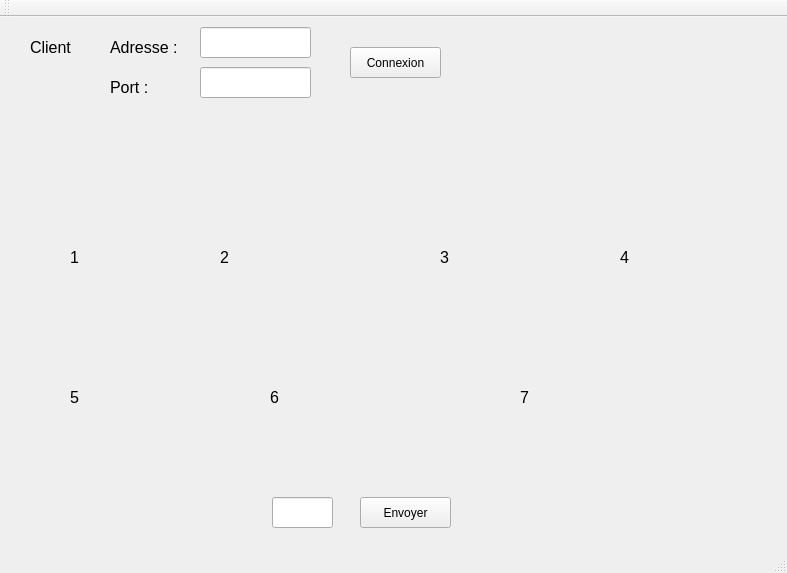
<?xml version="1.0" encoding="UTF-8"?>
<ui version="4.0">
 <class>MainWindow</class>
 <widget class="QMainWindow" name="MainWindow">
  <property name="geometry">
   <rect>
    <x>0</x>
    <y>0</y>
    <width>787</width>
    <height>573</height>
   </rect>
  </property>
  <property name="windowTitle">
   <string>MainWindow</string>
  </property>
  <widget class="QWidget" name="centralWidget">
   <widget class="QPushButton" name="pbConnexion">
    <property name="geometry">
     <rect>
      <x>350</x>
      <y>30</y>
      <width>91</width>
      <height>31</height>
     </rect>
    </property>
    <property name="text">
     <string>Connexion</string>
    </property>
   </widget>
   <widget class="QLineEdit" name="textPort">
    <property name="geometry">
     <rect>
      <x>200</x>
      <y>50</y>
      <width>111</width>
      <height>31</height>
     </rect>
    </property>
   </widget>
   <widget class="QLabel" name="label">
    <property name="geometry">
     <rect>
      <x>70</x>
      <y>230</y>
      <width>46</width>
      <height>21</height>
     </rect>
    </property>
    <property name="font">
     <font>
      <pointsize>12</pointsize>
     </font>
    </property>
    <property name="text">
     <string>1</string>
    </property>
   </widget>
   <widget class="QLabel" name="label_2">
    <property name="geometry">
     <rect>
      <x>220</x>
      <y>230</y>
      <width>46</width>
      <height>21</height>
     </rect>
    </property>
    <property name="font">
     <font>
      <pointsize>12</pointsize>
     </font>
    </property>
    <property name="text">
     <string>2</string>
    </property>
   </widget>
   <widget class="QLabel" name="label_3">
    <property name="geometry">
     <rect>
      <x>440</x>
      <y>230</y>
      <width>46</width>
      <height>21</height>
     </rect>
    </property>
    <property name="font">
     <font>
      <pointsize>12</pointsize>
     </font>
    </property>
    <property name="text">
     <string>3</string>
    </property>
   </widget>
   <widget class="QLabel" name="label_4">
    <property name="geometry">
     <rect>
      <x>620</x>
      <y>230</y>
      <width>46</width>
      <height>21</height>
     </rect>
    </property>
    <property name="font">
     <font>
      <pointsize>12</pointsize>
     </font>
    </property>
    <property name="text">
     <string>4</string>
    </property>
   </widget>
   <widget class="QLabel" name="label_5">
    <property name="geometry">
     <rect>
      <x>70</x>
      <y>370</y>
      <width>46</width>
      <height>21</height>
     </rect>
    </property>
    <property name="font">
     <font>
      <pointsize>12</pointsize>
     </font>
    </property>
    <property name="text">
     <string>5</string>
    </property>
   </widget>
   <widget class="QLabel" name="label_6">
    <property name="geometry">
     <rect>
      <x>270</x>
      <y>370</y>
      <width>46</width>
      <height>21</height>
     </rect>
    </property>
    <property name="font">
     <font>
      <pointsize>12</pointsize>
     </font>
    </property>
    <property name="text">
     <string>6</string>
    </property>
   </widget>
   <widget class="QLabel" name="label_7">
    <property name="geometry">
     <rect>
      <x>520</x>
      <y>370</y>
      <width>46</width>
      <height>21</height>
     </rect>
    </property>
    <property name="font">
     <font>
      <pointsize>12</pointsize>
     </font>
    </property>
    <property name="text">
     <string>7</string>
    </property>
   </widget>
   <widget class="QPushButton" name="pbEnvoyerPiece">
    <property name="geometry">
     <rect>
      <x>360</x>
      <y>480</y>
      <width>91</width>
      <height>31</height>
     </rect>
    </property>
    <property name="text">
     <string>Envoyer</string>
    </property>
   </widget>
   <widget class="QLineEdit" name="textMessage">
    <property name="geometry">
     <rect>
      <x>272</x>
      <y>480</y>
      <width>61</width>
      <height>31</height>
     </rect>
    </property>
    <property name="font">
     <font>
      <pointsize>12</pointsize>
     </font>
    </property>
   </widget>
   <widget class="QLabel" name="label_Serveur">
    <property name="geometry">
     <rect>
      <x>30</x>
      <y>20</y>
      <width>71</width>
      <height>21</height>
     </rect>
    </property>
    <property name="font">
     <font>
      <pointsize>12</pointsize>
     </font>
    </property>
    <property name="text">
     <string>Client</string>
    </property>
   </widget>
   <widget class="QLabel" name="label_8">
    <property name="geometry">
     <rect>
      <x>110</x>
      <y>60</y>
      <width>51</width>
      <height>21</height>
     </rect>
    </property>
    <property name="font">
     <font>
      <pointsize>12</pointsize>
     </font>
    </property>
    <property name="text">
     <string>Port :</string>
    </property>
   </widget>
   <widget class="QLineEdit" name="textAdresse">
    <property name="geometry">
     <rect>
      <x>200</x>
      <y>10</y>
      <width>111</width>
      <height>31</height>
     </rect>
    </property>
   </widget>
   <widget class="QLabel" name="label_9">
    <property name="geometry">
     <rect>
      <x>110</x>
      <y>20</y>
      <width>71</width>
      <height>21</height>
     </rect>
    </property>
    <property name="font">
     <font>
      <pointsize>12</pointsize>
     </font>
    </property>
    <property name="text">
     <string>Adresse :</string>
    </property>
   </widget>
  </widget>
  <widget class="QMenuBar" name="menuBar">
   <property name="geometry">
    <rect>
     <x>0</x>
     <y>0</y>
     <width>787</width>
     <height>21</height>
    </rect>
   </property>
  </widget>
  <widget class="QToolBar" name="mainToolBar">
   <attribute name="toolBarArea">
    <enum>TopToolBarArea</enum>
   </attribute>
   <attribute name="toolBarBreak">
    <bool>false</bool>
   </attribute>
  </widget>
  <widget class="QStatusBar" name="statusBar"/>
 </widget>
 <layoutdefault spacing="6" margin="11"/>
 <resources/>
 <connections/>
</ui>
